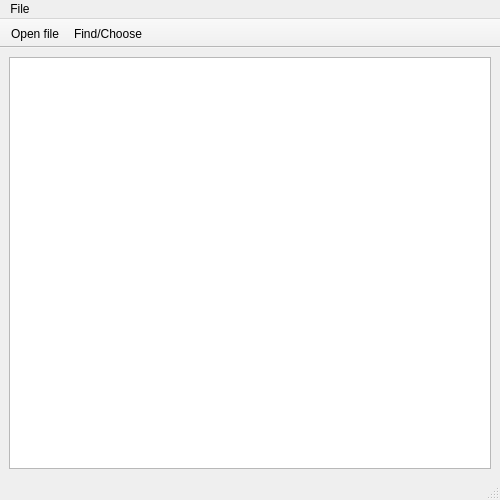
<?xml version="1.0" encoding="UTF-8"?>
<ui version="4.0">
 <class>XMLStructureTreeView</class>
 <widget class="QMainWindow" name="XMLStructureTreeView">
  <property name="geometry">
   <rect>
    <x>0</x>
    <y>0</y>
    <width>500</width>
    <height>500</height>
   </rect>
  </property>
  <property name="windowTitle">
   <string>Просмотр структуры XML файла</string>
  </property>
  <property name="locale">
   <locale language="Russian" country="RussianFederation"/>
  </property>
  <widget class="QWidget" name="centralwidget">
   <layout class="QVBoxLayout" name="verticalLayout">
    <item>
     <widget class="QTreeView" name="treeView">
      <property name="editTriggers">
       <set>QAbstractItemView::NoEditTriggers</set>
      </property>
      <property name="autoExpandDelay">
       <number>-1</number>
      </property>
      <attribute name="headerVisible">
       <bool>false</bool>
      </attribute>
     </widget>
    </item>
   </layout>
  </widget>
  <widget class="QMenuBar" name="menubar">
   <property name="geometry">
    <rect>
     <x>0</x>
     <y>0</y>
     <width>500</width>
     <height>25</height>
    </rect>
   </property>
   <widget class="QMenu" name="menuFile">
    <property name="title">
     <string>File</string>
    </property>
    <addaction name="actionOpen_file"/>
    <addaction name="separator"/>
    <addaction name="actionExit"/>
   </widget>
   <addaction name="menuFile"/>
  </widget>
  <widget class="QStatusBar" name="statusbar"/>
  <widget class="QToolBar" name="mainToolBar">
   <property name="windowTitle">
    <string>Tool Bar</string>
   </property>
   <property name="movable">
    <bool>false</bool>
   </property>
   <property name="allowedAreas">
    <set>Qt::RightToolBarArea</set>
   </property>
   <property name="iconSize">
    <size>
     <width>32</width>
     <height>32</height>
    </size>
   </property>
   <attribute name="toolBarArea">
    <enum>TopToolBarArea</enum>
   </attribute>
   <attribute name="toolBarBreak">
    <bool>false</bool>
   </attribute>
   <addaction name="actionOpen_file"/>
   <addaction name="actionChoose"/>
  </widget>
  <action name="actionOpen_file">
   <property name="icon">
    <iconset resource="res/res.qrc">
     <normaloff>:/openFile</normaloff>:/openFile</iconset>
   </property>
   <property name="text">
    <string>Open file...</string>
   </property>
   <property name="toolTip">
    <string>Открыть XML файл</string>
   </property>
   <property name="shortcut">
    <string>Ctrl+O</string>
   </property>
  </action>
  <action name="actionExit">
   <property name="icon">
    <iconset resource="res/res.qrc">
     <normaloff>:/quit</normaloff>:/quit</iconset>
   </property>
   <property name="text">
    <string>Exit</string>
   </property>
   <property name="toolTip">
    <string>Выйти из приложения</string>
   </property>
   <property name="shortcut">
    <string>Ctrl+Q</string>
   </property>
  </action>
  <action name="actionChoose">
   <property name="text">
    <string>Find/Choose</string>
   </property>
   <property name="toolTip">
    <string>Создать выборку</string>
   </property>
   <property name="shortcut">
    <string>Shift+С</string>
   </property>
  </action>
 </widget>
 <resources>
  <include location="res/res.qrc"/>
 </resources>
 <connections/>
</ui>
